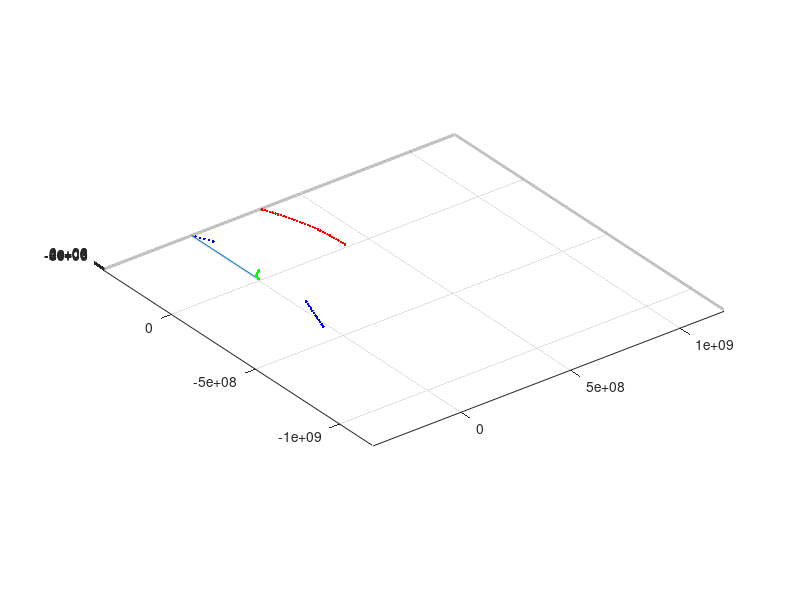

Write the MATLAB code that produced this figure.
function gravity

    global Xe Xv Xm
    global Re Rv Rm Lm 
    global Me Mv Mm G
	
  Me = 6e24; %кг
	Re = 6e6; 
  Mv = 5e24;
  Rv = 6e6;
  Mm = 7e23; 
  Rm = 2e6; 
  Lm = 4e8;
  Um = 2e3;
  G = 20/3*1e-11;
  T1 = 6e5;
  DT = 1e-3*T1;
  T = [0: DT: 5*T1]';
  N = size(T, 1);
  Y = [0 0 0  0 0 0  0 Lm 0  1e3 -3e3 200  Lm 0 0  0 Um 0];
  
	Xe = Y(1:3);
  Xv = Y(7:9);
  Xm = Y(13:15);
  init_animation; % ���������� ��������
  
  for i = 2:N
        
     
      k1 = F(T(i - 1, 1), Y(i -1, :));
      k2 = F(T(i - 1, 1) + DT/2, Y(i -1, :) + DT/2*k1);
      k3 = F(T(i - 1, 1) + DT/2, Y(i -1, :) + DT/2*k2);
      k4 = F(T(i - 1, 1) + DT, Y(i - 1, :) + DT*k3);
      Y(i,:) = Y(i - 1, :) + DT/6*(k1 + 2*k2 + 2*k3 + k4);
        
     Xm = Y(i, 13:15);
     Xv = Y(i, 7:9);
     Xe = Y(i, 1:3);
       if rem(i,10) == 0
  		step_animation; % ��������� �������� ����� ��������
			pause(DT/T1); % ����� �������� �����������������
	  	end
        
        if norm(Xe - Xm) < Re + Rm
          disp('BOOOM')
          break
        end
        if norm(Xv - Xm) < Rv + Rm
          disp('BOOOM')
          break
        end
        if norm(Xe - Xv) < Re + Rv
          disp('BOOOM')
          break
        end
        R (i, 1) = norm(Xe - Xm);
    end
    close all;
    plot(R);
    grid on
    
    
end

function dYdT = F(T, Y)

     global Me Mv Mm G
     dYdT(1:3)  = Y(4:6);
     dYdT(7:9)  = Y(10:12);
     dYdT(13:15)  = Y(16:18);
     
     Xm = Y(13:15);
     Xv = Y(7:9);
     Xe = Y(1:3);
     Rve =norm(Xv  - Xe); 
     Rme = norm(Xm  - Xe);
     Rmv = norm(Xm  - Xv);
     dYdT(4:6)  = G*Mm/Rme^2*(Xm - Xe)/Rme +  G*Mv/Rve^2*(Xv - Xe)/Rve;
     dYdT(10:12)  = G*Mm/Rmv^2*(Xm - Xv)/Rmv - G*Me/Rve^2*(Xv - Xe)/Rve;
     dYdT(16:18)  = - G*Me/Rme^2*(Xm - Xe)/Rme - G*Mv/Rmv^2*(Xm - Xv)/Rmv;

end     

function init_animation

    global Xe Xv Xm 
    global Re Rv Rm Lm
    global he hv hl
    global xs ys zs
    
    [xs,ys,zs] = sphere(12);
    
    close all;
    figure;
    hold off;
    colormap('winter');
    he = surf(Re*xs+Xe(1), Re*ys+Xe(2), Re*zs+Xe(3));
    hold on;
    hv = surf(Rv*xs+Xv(1), Rv*ys+Xv(2), Rv*zs+Xv(3));
    hl = surf(Rm*xs+Xm(1), Rm*ys+Xm(2), Rm*zs+Xm(3));
    
    grid on;
    daspect([1 1 1]);
    axis([-Lm 3*Lm -3*Lm Lm -Re Re]);
                    
    set(gcf, 'units','normalized', 'OuterPosition', [0 0 1 1]);

end

function step_animation

    global Xe Xv Xm
    global Re Rv Rm
    global he hv hl
    global xs ys zs
    
    set(he, ...
        'XData', Re*xs+Xe(1), ...
        'YData', Re*ys+Xe(2), ...
        'ZData', Re*zs+Xe(3));
    set(hv, ...
        'XData', Rv*xs+Xv(1), ...
        'YData', Rv*ys+Xv(2), ...
        'ZData', Rv*zs+Xv(3));
    set(hl, ...
        'XData', Rm*xs+Xm(1), ...
        'YData', Rm*ys+Xm(2), ...
        'ZData', Rm*zs+Xm(3));
    plot3(Xe(1), Xe(2), Xe(3), 'g.');
    plot3(Xv(1), Xv(2), Xv(3), 'b.');
    plot3(Xm(1), Xm(2), Xm(3), 'r.');

end
    